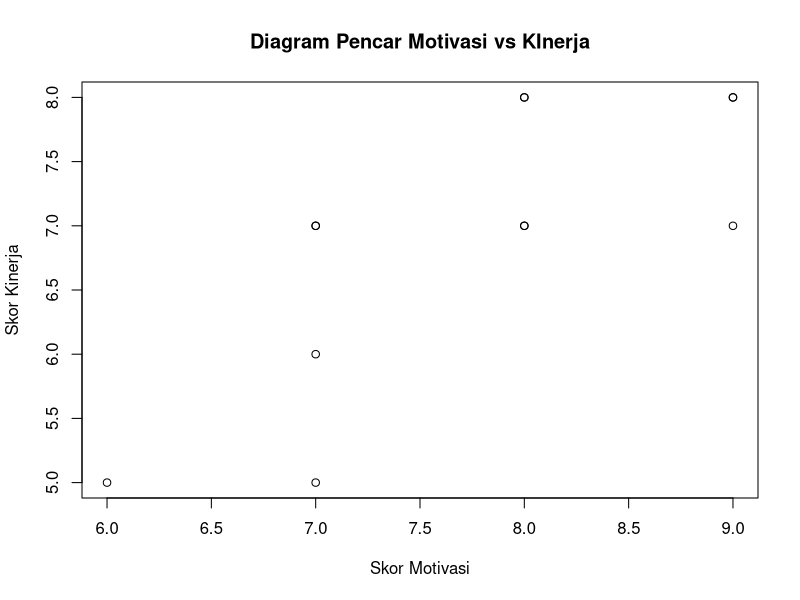

Here is the R script that generated this plot:
# sm = skor motivasi
# sk = skor kinerja

sm <- c(8, 7, 5, 7, 8, 7, 8, 6, 7, 5, 7, 8)
sk <- c(9, 7, 6, 8, 8, 7, 9, 7, 8, 7, 9, 8)

# buat scatter plot
png(file = "./praktikum8/plots/kinerja.png")
plot(sk, sm,
  main = "Diagram Pencar Motivasi vs KInerja",
  xlab = "Skor Motivasi", ylab = "Skor Kinerja"
)
dev.off()

# lakukan uji korelasi
cor.test(sm, sk)
